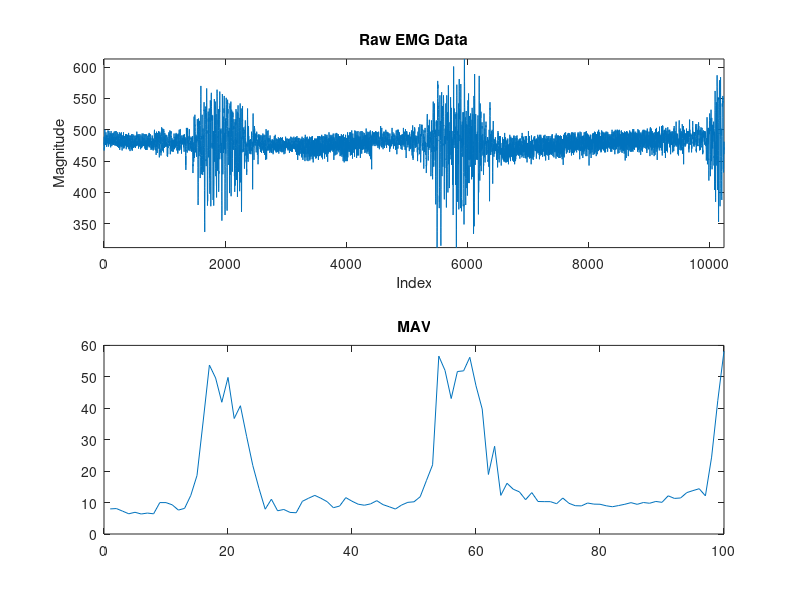
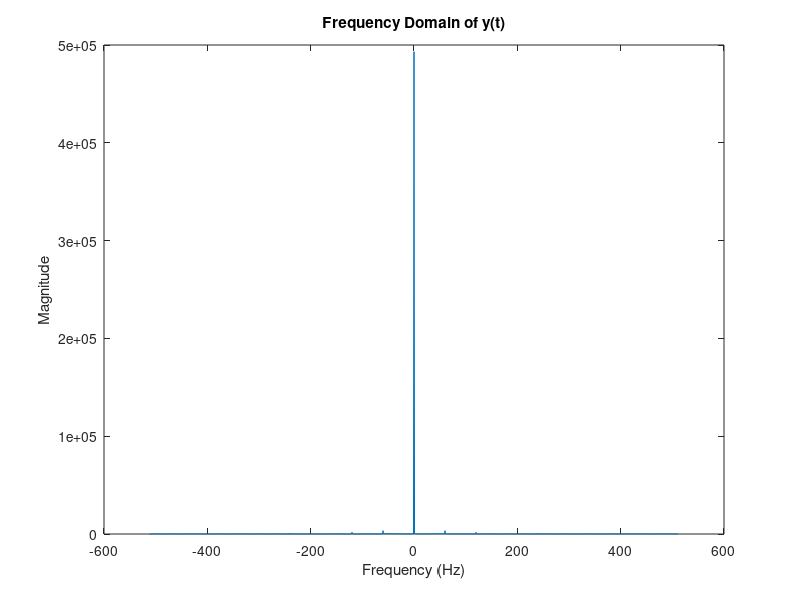
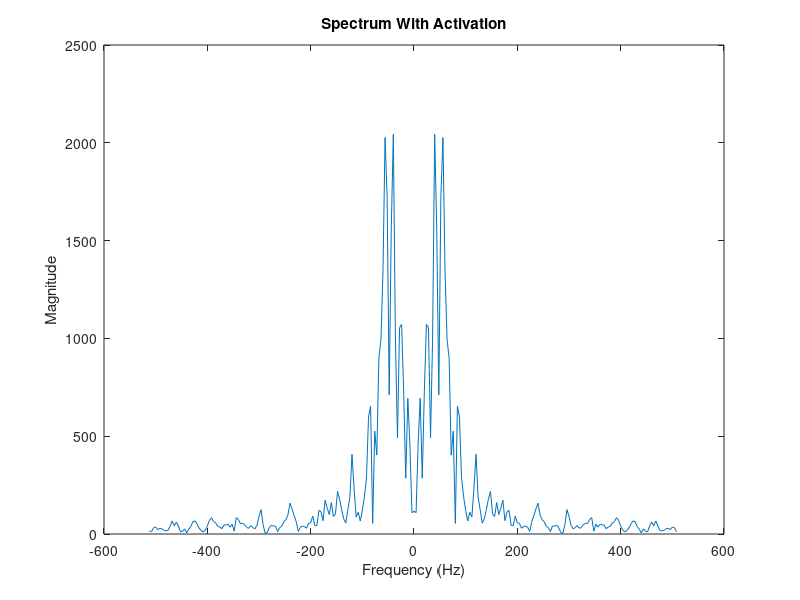
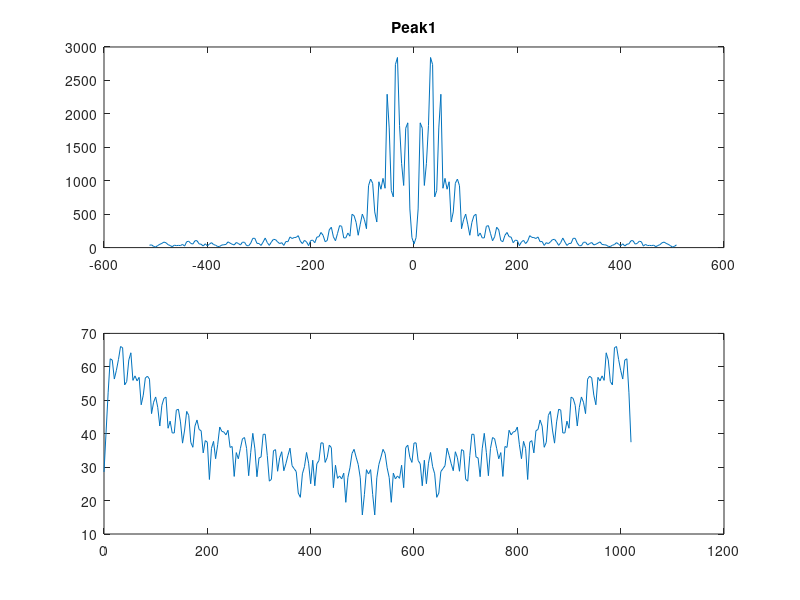

The MATLAB source for these figures, in order:
%% CPE 621 - EMG Muscle Fatigue Monitor
% Alex Spaulding
% Dr. Emil Jovanov
% November 16, 2021

% Clean up output from previous runs
clc; 
clear; 
close all;  

%% Load EMG Data

Fs = 1024;
LOG = csvread('log6.csv');
LOG = LOG(1:10*Fs);
% LOG = LOG - mean(LOG);
figure();
subplot(2, 1, 1)
plot(LOG), title 'Raw EMG Data', xlabel 'Index', ylabel 'Magnitude', axis([ 0 10240 min(LOG) max(LOG)])

LOG_NORM = LOG-mean(LOG);
MAV = zeros(1, length(LOG)/(Fs/10));
for i=1:length(MAV)
    MAV(i) = (1/(Fs/10)*sum((LOG_NORM((i-1)*Fs/10+1 : i*Fs/10)).^2))^(1/2);
end
subplot(2, 1, 2)
plot(MAV), title 'MAV';

% RMS = zeros(1, length(LOG)/(Fs));
% for i=1:length(RMS)
%     RMS(i) = (1/(Fs)*sum(LOG((i-1)*Fs+1 : i*Fs)));
% end
% subplot(3, 1, 3)
% plot(RMS), title 'RMS';

% Convert to frequency domain
y_t = LOG(1:Fs);
L = length(y_t);
n = pow2(nextpow2(L));
y_dft = fft(y_t, n);
y_s = fftshift(y_dft);
f = (-n/2:n/2-1)*(Fs/n);

% y_s(Fs/2+1) = 0;

figure()
plot(f, abs(y_s))
title 'Frequency Domain of y(t)'
xlabel 'Frequency (Hz)'
ylabel 'Magnitude'

NFFT=256;FS=1024;

%%
is=1500;
ii=is:(is+NFFT-1);
figure
e=detrend(LOG(ii));
plot(e)
F=abs(fft(e.*hanning(NFFT)));
plot(F)
df=Fs/NFFT;
f=(0:NFFT-1)*df;
plot(f-512,fftshift(F)), title 'Spectrum With Activation', xlabel 'Frequency (Hz)', ylabel 'Magnitude';

%%
is2=5400;
ii2=is2:(is2+NFFT-1);
figure
subplot(2, 1, 1)
es=detrend(LOG(ii2));
F2=abs(fft(es.*hanning(NFFT)));
plot(f-512,fftshift(F2)), title 'Peak1'

psdx = (1/Fs*NFFT)*F2.^2;
psdx(2:end-1) = 2*psdx(2:end-1);
subplot(2, 1, 2);
plot(f,10*log10(psdx))

%%
is3=9900;
ii3=is3:(is3+NFFT-1);
figure
es2=detrend(LOG(ii3));
F3=abs(fft(es2.*hanning(NFFT)));
plot(f-512,fftshift(F3)), title 'Peak2'

%%
is4=1;
ii4=is4:(is4+NFFT-1);
figure
es3=detrend(LOG(ii4));
F4=abs(fft(es3.*hanning(NFFT)));
% subplot(2, 1, 1)
plot(f-512,fftshift(F4)), title 'Spectrum with No Activation', xlabel 'Frequency (Hz)', ylabel 'Magnitude';

% psdx = (1/Fs*NFFT)*F4.^2;
% psdx(2:end-1) = 2*psdx(2:end-1);
% subplot(2, 1, 2);
% plot(f,10*log10(psdx))

